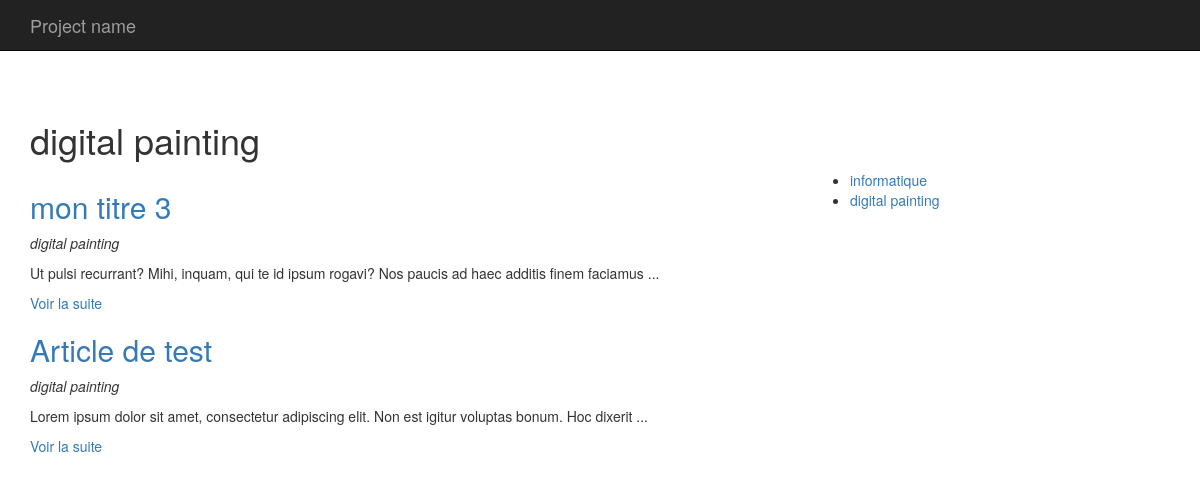
Before: /index.php?p=posts.category&id=2 with the older database file.
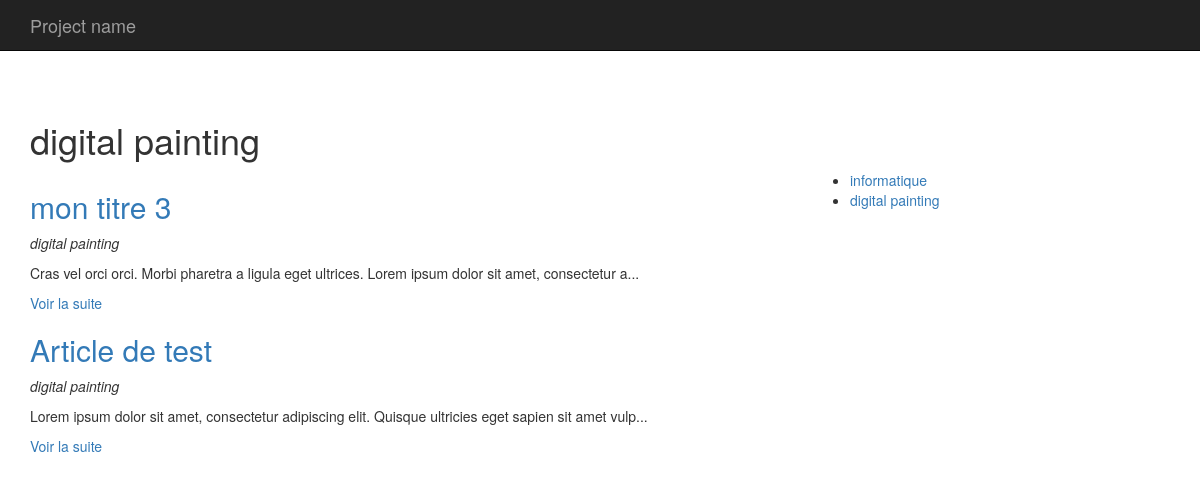
After: the same page with the newer database file.
### tables this page shows
CREATE TABLE `articles` (
  `id` int(11) NOT NULL,
  `titre` varchar(255) DEFAULT NULL,
  `contenu` longtext,
  `date` datetime DEFAULT NULL,
  `category_id` int(11) DEFAULT NULL
);

CREATE TABLE `categories` (
  `id` int(11) NOT NULL,
  `titre` varchar(255) DEFAULT NULL
);

### app/App.php (called while the page is built, shortened)
<?php
    class App{
        private $db_instance;
        private static $_instance;
        public static function getInstance(){
            if(is_null(self::$_instance)){
                self::$_instance = new App();
            }
            return self::$_instance;
        }
        public static function load(){
            require ROOT . '/app/Autoloader.php';
            require ROOT . '/core/Autoloader.php';
        }
        public function getTable($name){
            return new $class_name($this->getDb());
        }
        public function getDb(){
            $config = config::getInstance(ROOT . '/config/config.php');
            if(is_null($this->db_instance)){
                $this->db_instance = new MysqlDatabase($config->get('db_name'), $config->get('db_user'), $config->get('db_pass'), $config->get('db_host'));
            }
            return $this->db_instance;
        }
    }
?>

### app/Autoloader.php (called while the page is built, shortened)
<?php
  class Autoloader{
      static function autoload($class){
          if (strpos($class, __NAMESPACE__ . '\\') === 0){
              $class = str_replace(__NAMESPACE__ . '\\', '', $class);
              $class = str_replace('\\', '/', $class);
          }
      }
  }

### core/Autoloader.php (called while the page is built, shortened)
<?php
  class Autoloader{
      static function autoload($class){
          if (strpos($class, __NAMESPACE__ . '\\') === 0){
              $class = str_replace(__NAMESPACE__ . '\\', '', $class);
              $class = str_replace('\\', '/', $class);
          }
      }
  }

### config/config.php (called while the page is built)
<?php
    return array(
      "db_user" => "root",
      "db_pass" => "root",
      "db_host" => "localhost",
      "db_name" => "blog"
  );
?>

### core/Config.php (called while the page is built, shortened)
<?php
    class Config{
        private $settings = [];
        private static $_instance;
        public static function getInstance($file){
            if(is_null(self::$_instance)){
                self::$_instance = new Config($file);
            }
            return self::$_instance;
        }
        public function __construct($file){
            $this->settings = require($file);
        }
        public function get($key){
            return $this->settings[$key];
        }
    }
?>

### core/Table/Table.php (called while the page is built, shortened)
<?php
    class Table{
      protected $table;
      protected $db;
        public function __construct(Database $db){
            $this->db = $db;
        }
      public function find($id){
            return $this->query("SELECT * FROM {$this->table} WHERE id = ?", [$id], true);
        }
        public function query($statement, $attributes = null, $one = false){
            if($attributes){
                return $this->db->prepare(
                    $statement,
                    $attributes,
                    str_replace('Table', 'Entity', get_class($this)),
                    $one
                );
            }
            else{
                return $this->db->query(
                    $statement,
                    str_replace('Table', 'Entity', get_class($this)),
                    $one
                );
            }
        }
    }
?>

### core/Database/MysqlDatabase.php (called while the page is built, shortened)
<?php
    class MysqlDatabase extends Database{
        private $pdo;
        private function getPDO(){
            if($this->pdo === null){
                $pdo = new PDO('mysql:dbname=blog;host=localhost', 'root', 'root');
                $pdo->setAttribute(PDO::ATTR_ERRMODE, PDO::ERRMODE_EXCEPTION);
                $this->pdo = $pdo;
            }
            return $this->pdo;
        }
        public function prepare($statement, $attributes, $class_name = null, $one = false){
            $req = $this->getPDO()->prepare($statement);
            $req->execute($attributes);
            if($class_name === null){
                $req->setFetchMode(PDO::FETCH_OBJ);
            }
            else{
                $req->setFetchMode(PDO::FETCH_CLASS, $class_name);
            }
            if($one){
                $datas = $req->fetch();
            }
            else{
                $datas = $req->fetchAll();
            }
            return $datas;
        }
    }
?>

### app/Table/PostTable.php (called while the page is built, shortened)
<?php
    class PostTable extends Table{
        public function lastByCategory($category_id){
            return $this->query("
                SELECT articles.id, articles.titre, articles.contenu, articles.date, categories.titre as categorie
                FROM articles
                LEFT JOIN categories ON category_id = categories.id
                WHERE articles.category_id = ?
                ORDER BY articles.date DESC",
                [$category_id]
              );
        }
    }
?>

### core/Entity/Entity.php (called while the page is built, shortened)
<?php
    class Entity{
        public function __get($key){
            $method = 'get' . ucfirst($key);
            $this->$key = $this->$method();
            return $this->$key;
        }
    }
?>

### pages/posts/category.php (the view, shortened to what the changed rows need)
<?php
    $app = App::getInstance();
    $categorie = $app->getTable('Category')->find($_GET['id']);
    $articles = $app->getTable('Post')->lastByCategory($_GET['id']);
?>
<h1><?= $categorie->titre; ?></H1>
<div class="row">
    <div class="col-sm-8">
        <?php
            foreach ($articles as $post) :
        ?>
            <h2><a href="<?= $post->url; ?>"><?= $post->titre; ?></a></h2>
            <p><em><?= $post->categorie; ?></em></p>
            <p><?= $post->extrait; ?></p>
        <?php endforeach; ?>
    </div>
</div>

### app/Entity/PostEntity.php (shortened to what the changed rows need)
<?php
    class PostEntity extends Entity{
        public function getUrl(){
          return 'index.php?p=posts.single&id=' . $this->id;
        }
        public function getExtrait(){
          $html = '<p>' . substr($this->contenu, 0, 100) . '...</p>';
          $html .= '<p><a href="' . $this->getUrl() . '">Voir la suite</a></p>';
          return $html;
        }
    }
?>

Changed rows visible on the page:
changed articles "mon titre 3": contenu "Ut pulsi recurrant? Mihi, inquam, qui te id ipsum rogavi? Nos paucis ad haec additis finem faciamus" → "Cras vel orci orci. Morbi pharetra a ligula eget ultrices. Lorem ipsum dolor sit amet, consectetur a"
changed articles "Article de test": contenu "Lorem ipsum dolor sit amet, consectetur adipiscing elit. Non est igitur voluptas bonum. Hoc dixerit" → "Lorem ipsum dolor sit amet, consectetur adipiscing elit. Quisque ultricies eget sapien sit amet vulp"
